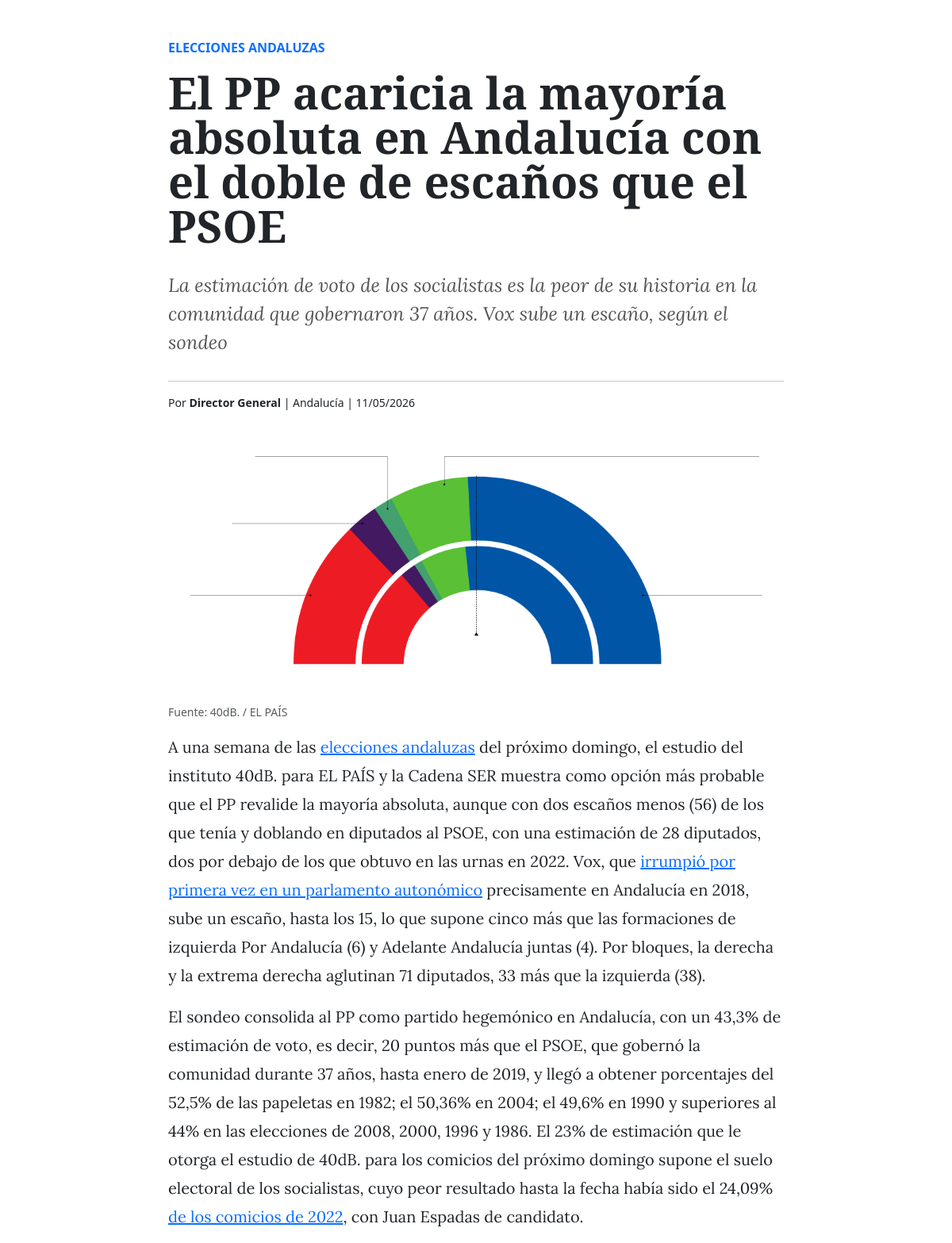
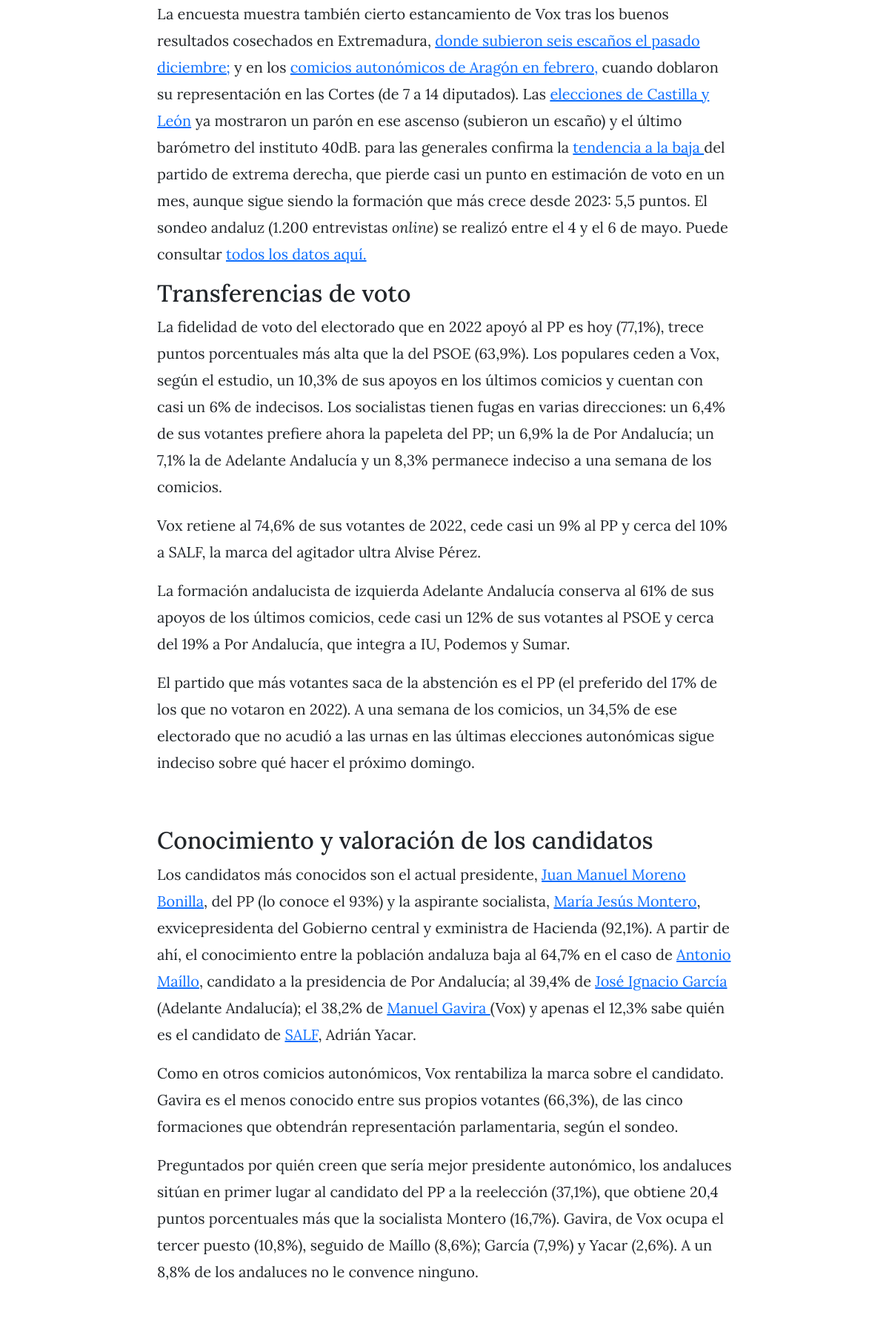
The page /noticia/3 (upper part) on the database its author committed (2 pictures, top to bottom).
### tables this page shows
CREATE TABLE noticias (
            id INTEGER PRIMARY KEY AUTOINCREMENT, titulo TEXT, entradilla TEXT, contenido TEXT, 
            autor TEXT, provincia TEXT, fecha TEXT, imagen_url TEXT, pie_foto TEXT, 
            categoria TEXT, estado TEXT);

### app.py (the view)
@app.route('/noticia/<int:id>')
def ver_noticia(id):
    with conectar_db() as conn:
        noticia = conn.execute('SELECT * FROM noticias WHERE id = ?', (id,)).fetchone()
        cats = conn.execute('SELECT * FROM categorias').fetchall()
    if not noticia: return "Noticia no encontrada", 404
    return render_template('post.html', noticia=noticia, categorias_nav=cats)

### app.py (called while the page is built)
def conectar_db():
    conn = sqlite3.connect(DB_NAME); conn.row_factory = sqlite3.Row
    return conn

### templates/post.html (shortened to what this page needs)
<!DOCTYPE html>
<html lang="es">
<head>
    <link href="https://cdn.jsdelivr.net/npm/bootstrap@5.3.0/dist/css/bootstrap.min.css" rel="stylesheet">
</head>
<body>
    <div class="container mt-5" style="max-width: 800px;">
        <p class="text-primary fw-bold text-uppercase">{{ noticia.categoria }}</p>
        <h1 class="article-title">{{ noticia.titulo }}</h1>
        <p class="article-lead">{{ noticia.entradilla }}</p>
        <hr>
        <p class="small">Por <b>{{ noticia.autor }}</b> | {{ noticia.provincia }} | {{ noticia.fecha }}</p>
        {% if noticia.imagen_url %}
        <img src="{{ noticia.imagen_url }}" class="main-img">
        <p class="text-muted small">{{ noticia.pie_foto }}</p>
        {% endif %}
        <div class="article-content">
            {{ noticia.contenido | safe }}
        </div>
    </div>
</body>
</html>

### templates/post.html (style rules this page uses)
.article-title { font-family: 'Playfair Display', serif; font-size: 3.5rem; font-weight: 900; line-height: 1; }
.article-lead { font-family: 'Lora', serif; font-size: 1.5rem; color: #555; font-style: italic; margin: 30px 0; }
.article-content { font-family: 'Lora', serif; font-size: 1.25rem; line-height: 1.8; }
img.main-img { width: 100%; height: auto; margin-bottom: 10px; }

### rows shown on the page
noticias: categoria "ELECCIONES ANDALUZAS", titulo "El PP acaricia la mayoría absoluta en Andalucía con el doble de escaños que el PSOE", entradilla "La estimación de voto de los socialistas es la peor de su historia en la comunidad que gobernaron 37 años. Vox sube un escaño, según el sondeo", autor "Director General", provincia "Andalucía", fecha "11/05/2026", imagen_url (picture), pie_foto "Fuente: 40dB. / EL PAÍS", contenido "A una semana de las elecciones andaluzas del próximo domingo, el estudio del instituto 40dB. para EL PAÍS y la Cadena SER muestra como opción más probable que el PP revalide la mayoría absoluta, aunque con dos escaños menos (56) de los que tenía y doblando en diputados al PSOE, con una estimación de 28 diputados, dos por debajo de los que obtuvo en las urnas en 2022. Vox, que irrumpió por primera vez en un parlamento autonómico precisamente en Andalucía en 2018, sube un escaño, hasta los 15, lo que supone cinco más que las formaciones de izquierda Por Andalucía (6) y Adelante Andalucía juntas (4). Por bloques, la derecha y la extrema derecha aglutinan 71 diputados, 33 más que la izquierda…"
